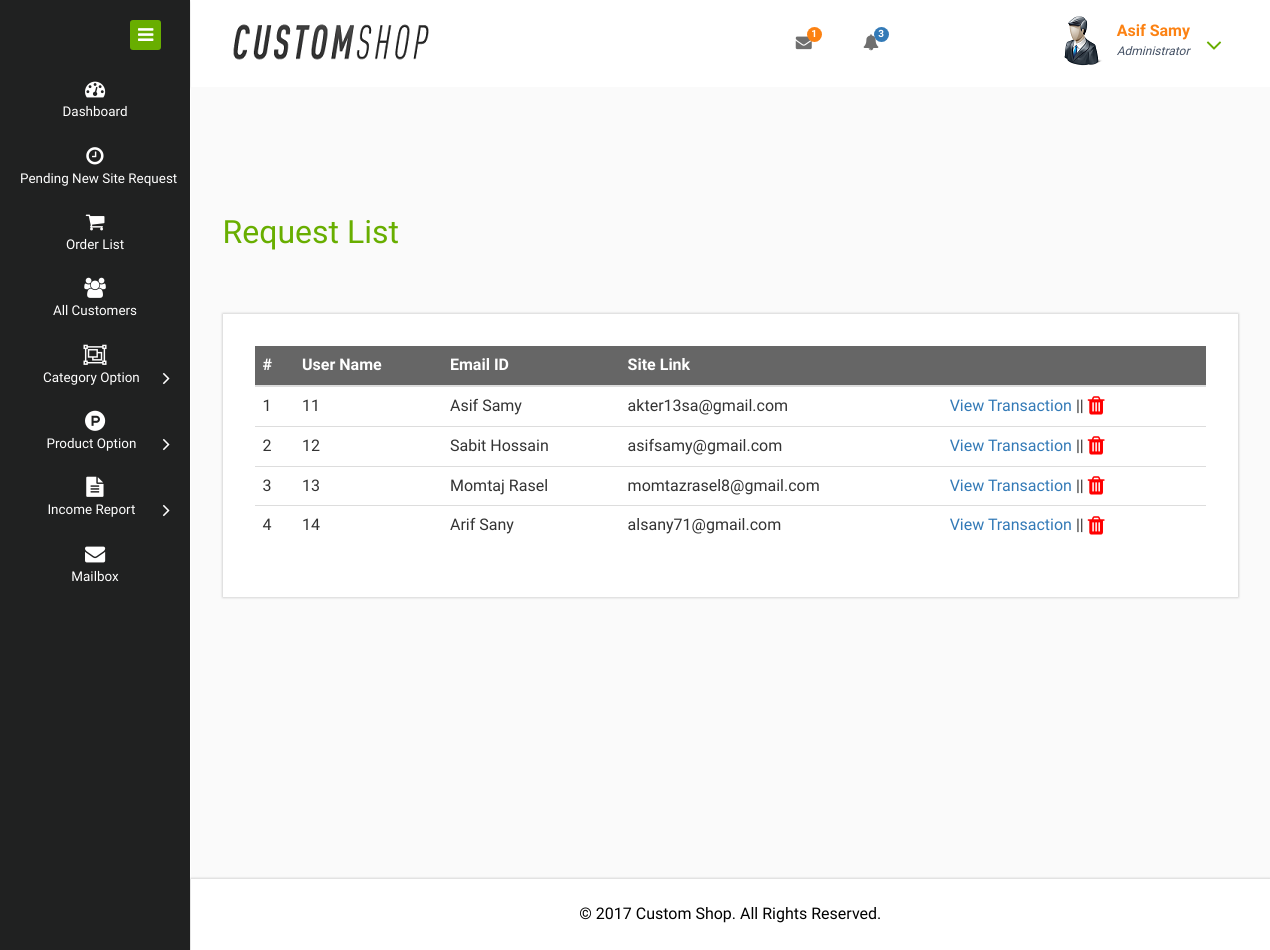
Screenshot of /FP/admin/requestlist.php (signed in) with the database file from the repository.
### tables this page shows
CREATE TABLE `customer` (
  `id` int(11) NOT NULL,
  `fName` varchar(255) NOT NULL,
  `lName` varchar(255) NOT NULL,
  `email` varchar(255) NOT NULL,
  `pass` varchar(32) NOT NULL,
  `address` text NOT NULL,
  `city` varchar(60) NOT NULL,
  `zip` varchar(30) NOT NULL,
  `country` varchar(60) NOT NULL,
  `phone` varchar(30) NOT NULL,
  `code` varchar(100) NOT NULL,
  `status` tinyint(4) NOT NULL
);

### FP/classes/Customer.php (called while the page is built, shortened)
<?php
   $filepath = realpath(dirname(__FILE__));
   include_once ($filepath.'/../lib/Database.php');
?>
<?php
class Customer
{
   private $db;
   public function __construct()
   {
	   $this->db = new Database();
   }
   public function getAllCustomer()
   {
      $query = "SELECT * FROM customer";
      $result = $this->db->select($query);
      return $result;
   }
}
?>

### FP/lib/Database.php (called while the page is built, shortened)
<?php
Class Database{
   public $host   = DB_HOST;
   public $user   = DB_USER;
   public $pass   = DB_PASS;
   public $dbname = DB_NAME;
   public $link;
   private function connectDB(){
     $this->link = new mysqli($this->host, $this->user, $this->pass,
     $this->dbname);
   }
   public function select($query){
     $result = $this->link->query($query) or die($this->link->error.__LINE__);
     if($result->num_rows > 0){
       return $result;
     } else {
       return false;
     }
   }
}
?>

### FP/admin/requestlist.php (the view, shortened to what this page needs)
<?php include 'inc/header.php';?>
<?php include 'inc/sidebar.php';?>
<?php
   $cus= new Customer();
?>
<div class="inner-block">
    <div class="blank">
       <h2>Request List</h2>
         <div class="blankpage-main">
           <table class="table table-hover">
              <thead style="background-color: #666666; color: white ">
                <tr>
                  <th>#</th>
                  <th>User Name</th>
                  <th>Email ID</th>
                  <th>Site Link</th>
                  <th></th>
                </tr>
              </thead>
              <tbody>
      <?php
        $getCustomer = $cus->getAllCustomer();
        if ($getCustomer) {
          $i = 1;
          while ($result = $getCustomer->fetch_assoc()) {
      ?>
                <tr>
                  <td><?php echo $i;$i++; ?></td>
                  <td><?php echo $result['id']; ?></td>
                  <td><?php echo $result['fName'] . " ". $result['lName']; ?></td>
                  <td><?php echo $result['email']; ?></td>
                  <td><a href="customer_details.php?custId=<?php echo $result['id']; ?>">View Transaction</a> || <a onclick="return confirm('Are Sure to Delete!')" href="?delid=<?php echo $result['id']; ?>"><i class="fa fa-trash fa-lg" style="color: red"></i></a></td>
                </tr>
          <?php } } ?>
              </tbody>
            </table>
         </div>
    </div>
</div>
<?php include 'inc/copyright.php';?>
</div>
</div>
    <?php include 'inc/sidebar.php';?>
</div>
</body>
</html>

### rows the page displays
customer: id "11", fName "Asif", lName "Samy", email "akter13sa@gmail.com"
customer: id "12", fName "Sabit", lName "Hossain", email "asifsamy@gmail.com"
customer: id "13", fName "Momtaj", lName "Rasel", email "momtazrasel8@gmail.com"
customer: id "14", fName "Arif", lName "Sany", email "alsany71@gmail.com"

### other values shown
$i "1"
$i_p "3"
Session::get('adminName') "Asif Samy"
